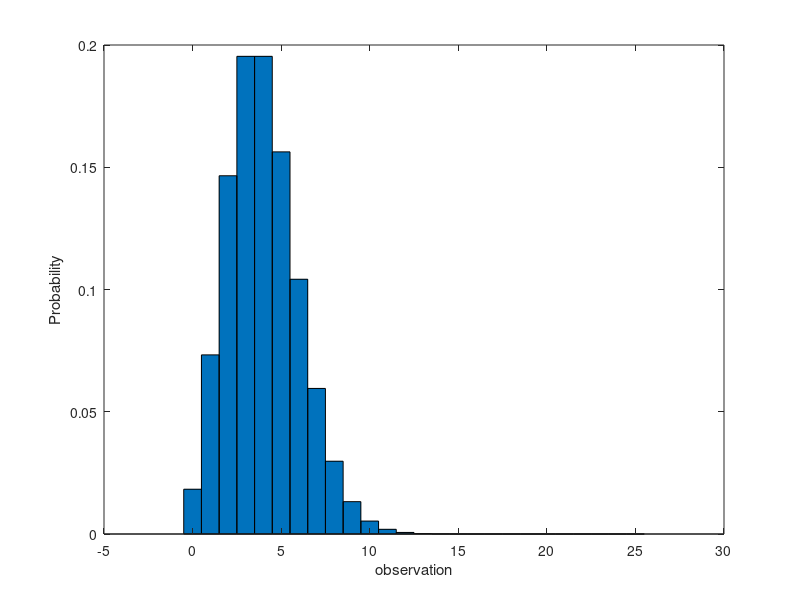

Source code (MATLAB):
% Plotting Distributions
% Poisson
x = 0:25;
y = poisspdf(x,4);

figure
bar(x,y,1)
xlabel('observation')
ylabel('Probability')
